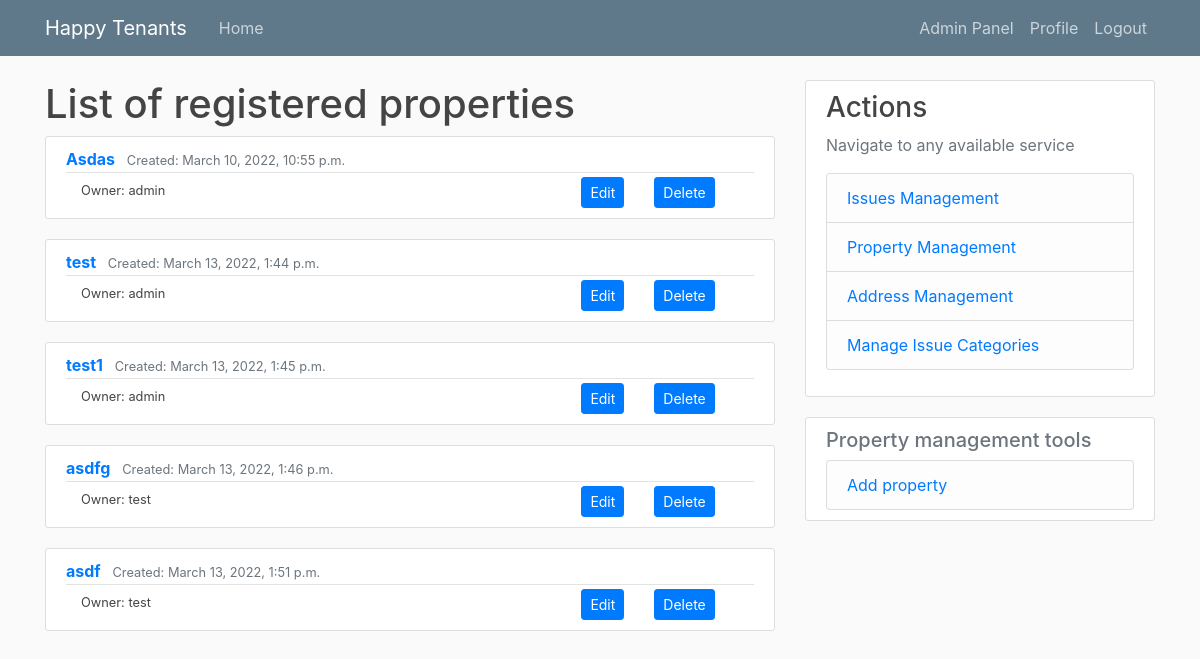
/properties/ (signed in), run on an earlier commit of the app's database.
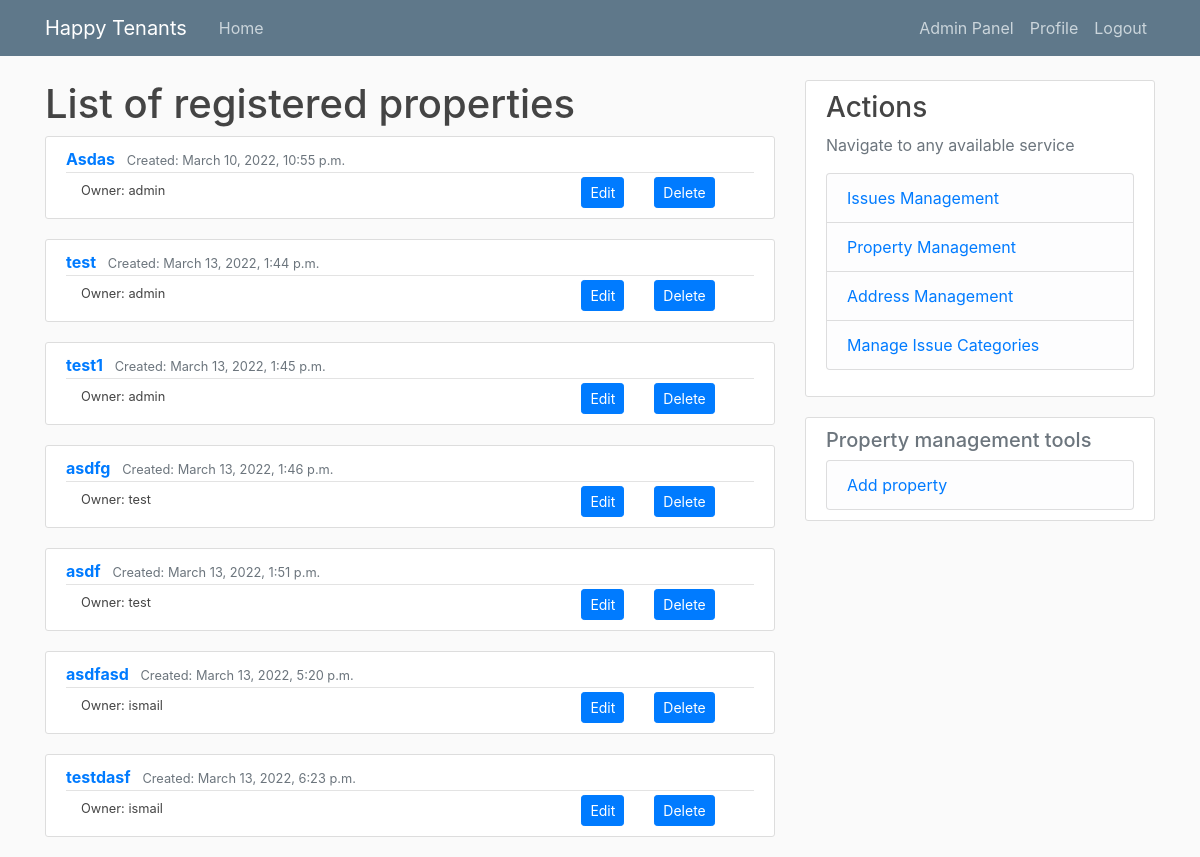
And on a later commit of the database.
### tenant_mgmt/models.py (models this page shows, shortened)
class Property(models.Model):
    name = models.CharField(max_length=50, null=True)
    address = models.ForeignKey(Address, on_delete=models.CASCADE, null=True, related_name="address_properties_set")
    owner = models.ForeignKey(User, on_delete=models.SET_NULL, related_name="owner_property_set", null=True, blank=True)
    tenants = models.ManyToManyField(User, related_name="tenant_property_set", blank=True)
    dateAdded = models.DateTimeField(auto_now_add=True)

### tenant_mgmt/views.py (the view)
# urls.py: path('properties/', PropertiesListView.as_view(), name='properties'),
@method_decorator([login_required, manager_requred], name='dispatch')
class PropertiesListView(ListView):
    model = Property
    template_name = 'tnt_mgmt/property/list.html'
    context_object_name = 'properties'

### tenant_mgmt/templatetags/extra_filters.py (called while the page is built)
@register.filter(name='has_groups')
def has_groups(user, group_names):
    groups = list(group_names.split('|'))
    userGroups = user.groups.all()
    for groupName in groups:
        group = Group.objects.get(name=groupName)
        if group in userGroups:
            return True
    return False

@register.filter(name='is_active')
def is_active(user):
    return len(user.groups.all()) > 0

### tenant_mgmt/templates/tnt_mgmt/property/list.html
{% extends "./base.html" %}
{% block content %}
    <h1>List of registered properties</h1>
    {% for property in properties %}
        <article class="media content-section">
            <div class="media-body">
              <div class="article-metadata">
                <a class="mr-2" href="{% url 'propertyDetails' property.id %}"> <b> {{ property.name }} </b></a>
                <small class="text-muted"
                  >Created: {{ property.dateAdded}}</small>
              </div>
              <div class="container">
                <div class="row">
                  <div class="col">
                    <small><a class="article-title" href="#">Owner: {{ property.owner.username }}</a></small>
                  </div>
                  <div class="col-md-auto">
                    <a class="btn btn-primary btn-sm" href="{% url 'propertyEdit' property.id %}" role="button">Edit</a>
                  </div>
                  <div class="col col-lg-2">
                    <a class="btn btn-primary btn-sm" href="{% url 'propertyDelete' property.id %}" role="button">Delete</a>
                  </div>
                </div>
              </div>
            </div>
          </article>
    {% empty %}
        <small>Empty</small>
    {% endfor %}
{% endblock content %}

What changed in the data, as far as the page shows it:
added Property: name "asdfasd", dateAdded "March 13, 2022, 5:20 p.m.", owner.username "ismail"
added Property: name "testdasf", dateAdded "March 13, 2022, 6:23 p.m.", owner.username "ismail"
